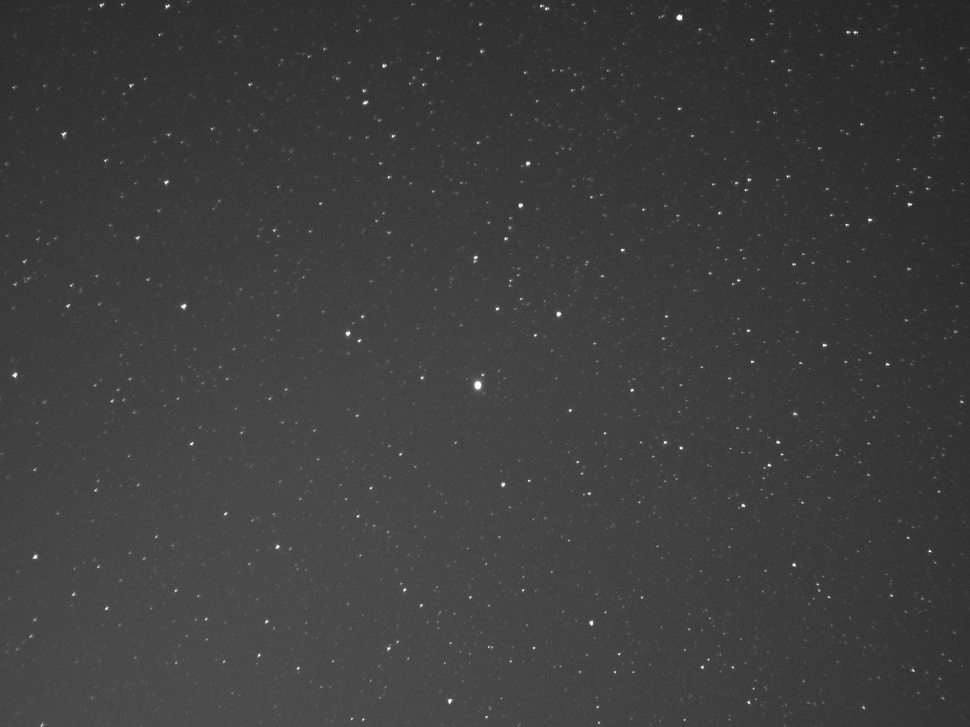
#> input picture granasat/server/startracker/test_images/polar_30sec.jpg, 970 x 727 px, shrunk from 1280 x 960 before the run
$ python test_contour.py
#> lines starting #> are read from the running program, lines starting #| are printed output that depends on the picture; after the words box and inside, x2 and y2 are one past the last pixel; in counts of white or black regions, pixels touching at a corner belong together; long printed decimals are rounded
#!/usr/bin/env python3
# Color: BGR
import argparse
import imutils
import cv2
import sys
import numpy as np
from scipy.signal import argrelextrema
import matplotlib.pyplot as plt
from scipy.stats import norm


# load the image, convert it to grayscale, blur it slightly,
# and threshold it
# image = cv2.imread("./test_images/polar_05sec.jpg")
image = cv2.imread("./test_images/polar_30sec.jpg")
#> image is the input picture: shape (727, 970, 3); min 33, max 255, mean 61.6
# image = cv2.imread("./test_images/sagitario_10sec_gain_max.jpg")
# image = cv2.imread("./test_images/test01.jpg")
# image = cv2.imread("./test_images/test_artificial.png")
gray = cv2.cvtColor(image, cv2.COLOR_BGR2GRAY)
# Noise reduction
blurred = cv2.GaussianBlur(gray, (3, 3), 0)

# Get histogram
hist = cv2.calcHist([blurred], [0], None, [256], [0, 256])
#> hist = 256 values, max 25227 at index 73, min 0 at index 0, mean 2754.6
mean, std=norm.fit(blurred)
#> mean = 61.65; std = 10.51
print(f"{mean=}, {std=}, {mean + 3.6*std=}")
#| mean=61.655, std=10.506, mean + 3.6*std=99.477
thresh_min_value = int(mean + 3.6*std)
#> thresh_min_value = 99
print("Threshold selected:", thresh_min_value)
#| Threshold selected: 99

thresh = cv2.threshold(blurred, thresh_min_value, 255, cv2.THRESH_BINARY)[1]
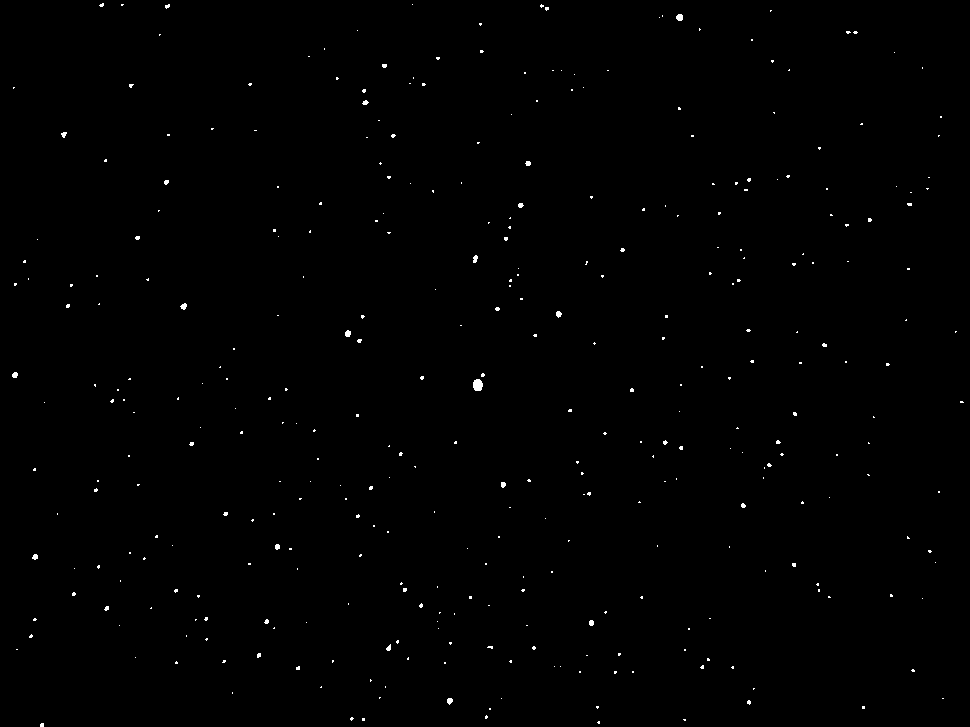
#> thresh: shape (727, 970); 0.37% white in thin lines or dots
cv2.imshow("Image", thresh)
cv2.waitKey(0)

# find contours in the thresholded image
cnts = cv2.findContours(thresh.copy(), cv2.RETR_EXTERNAL,
        cv2.CHAIN_APPROX_SIMPLE)
#> cnts = 355 contours, 347 with area under 20; largest, box (x1, y1, x2, y2) and area: (473, 379, 483, 391) 82, (676, 14, 683, 21) 31, (345, 330, 351, 337) 24, (180, 303, 187, 310) 23, (447, 698, 453, 705) 22, (556, 311, 562, 318) 22, (12, 372, 18, 378) 20, (473, 255, 478, 263) 20
cnts = imutils.grab_contours(cnts)
print("Possible contours:", len(cnts))
#| Possible contours: 355


i = 1
invalid = 0
img_stars = []
# loop over the contours
for c in cnts:
    M = cv2.moments(c)
    # print(c)

    # Area of contour
    area = M["m00"]
    # Discard stars with area lesser than 3
    if area < 3:
        invalid += 1
        continue
    # Centroid of contour
    cX = int(M["m10"] / M["m00"])
    cY = int(M["m01"] / M["m00"])

    # Perimeter
    perimeter = cv2.arcLength(c, True)
    print(f'{area=}')
    print(f'{perimeter=}')

    epsilon = 0.02 * area
    approx = cv2.approxPolyDP(c, epsilon, True)

    # Mean of ROI
    mean = cv2.mean(c)

    # draw the contour and center of the shape on the image
    cv2.drawContours(image, [approx], -1, (51, 255, 255), 1)
    # cv2.drawContours(image, [approx], -1, (51, 255, 255), 1)
    #cv2.circle(image, (cX, cY), 3, (255, 255, 255), -1)
    cv2.putText(image, str(i), (cX + 1, cY + 1),
                cv2.FONT_HERSHEY_SIMPLEX, 0.5, (255, 255, 255), 1)

    # k = cv2.waitKey(0)
    # if k == 113:
    #     sys.exit(0)
    i += 1

    # (x,y),radius = cv2.minEnclosingCircle(c)
    # center = (int(x),int(y))
    # radius = int(radius)
    # cv2.circle(image,center,radius,(0,255,0),1)
    # show the image
    cv2.imshow("Image", image)
#> this loop made 355 passes
#> (area, cX, cY, perimeter, epsilon, mean) on pass 13: (22.5, 449, 700, 17.9, 0.45, (449.4, 700.1, 0, 0))
#> (printed output is left out)
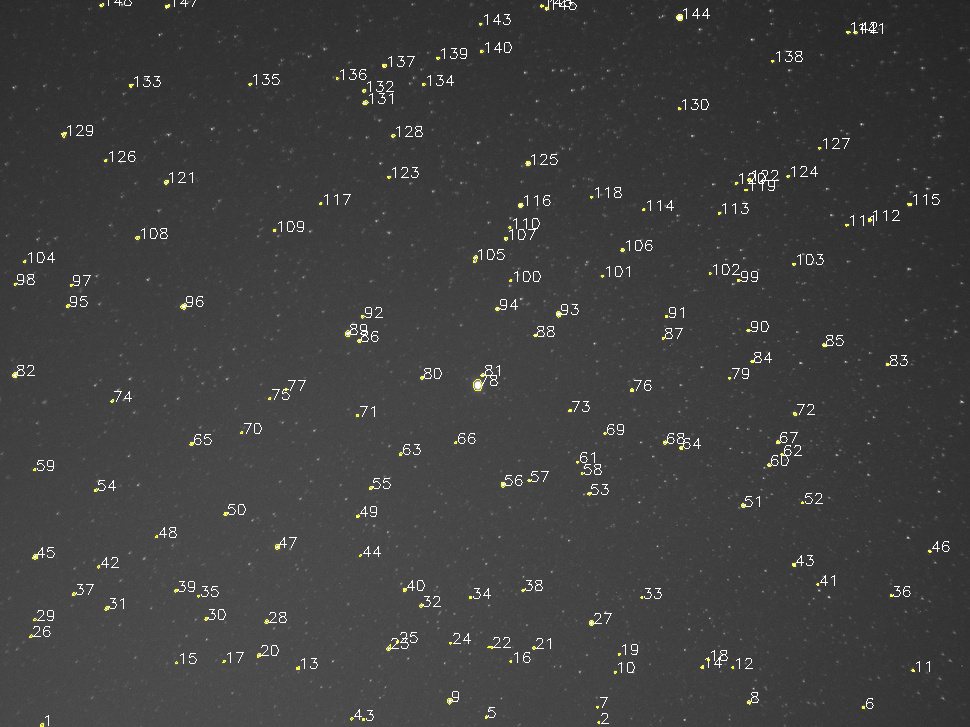
#> image: shape (727, 970, 3); 1.27% of pixels changed, all inside (x1, y1, x2, y2) = (12, 0, 950, 727)
#> after the loop, i = 149; invalid = 207

# show the plotting graph of an image
plt.plot(hist)
plt.show()
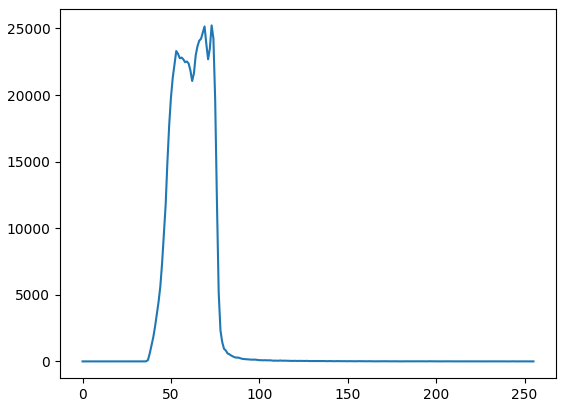
#> figure drawn by matplotlib, 1 panel; curve peaks at x = 73, y = 25227


print("Stars found:", len(cnts)-invalid)
#| Stars found: 148
while True:
    k = cv2.waitKey(0)
#> (key Esc is pressed here)
    if k == 113:
        sys.exit(0)
        # 113 -> q
        # 32  -> space

$ run again, with granasat/server/startracker/test_images/polar_05sec.jpg copied over granasat/server/startracker/test_images/polar_30sec.jpg
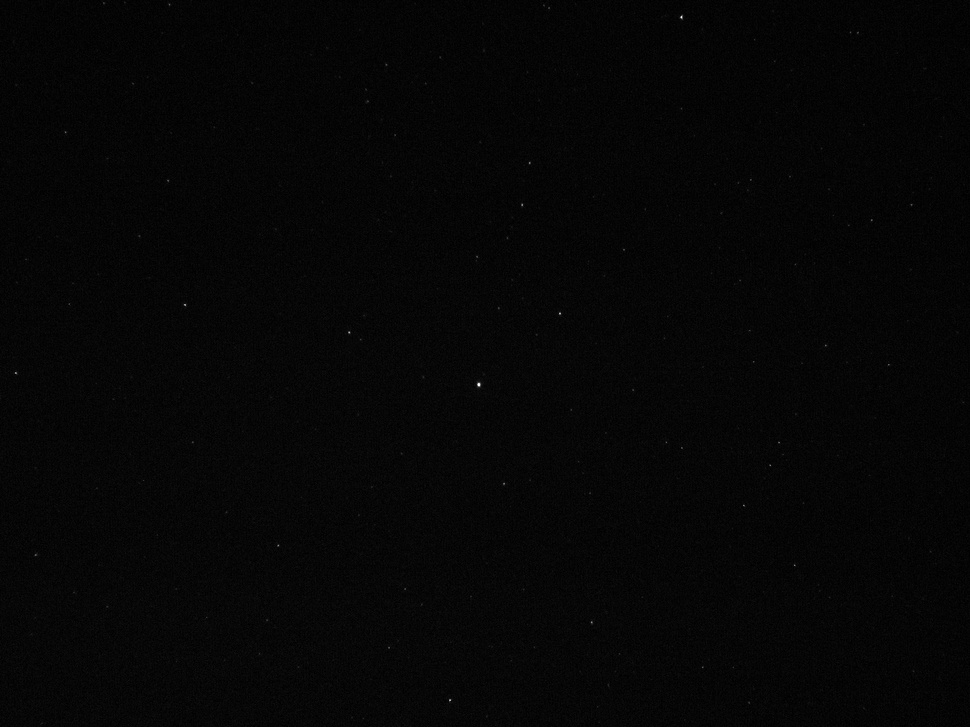
#> input picture granasat/server/startracker/test_images/polar_05sec.jpg, 970 x 727 px, shrunk from 1280 x 960 before the run
#> image is the input picture: shape (727, 970, 3); min 0, max 255, mean 5.9
#> hist = 256 values, max 192270 at index 6, min 0 at index 0, mean 2754.6
#> `mean, std=norm.fit(blurred)`: mean = 5.88; std = 1.8
#| mean=5.882, std=1.804, mean + 3.6*std=12.377
#> thresh_min_value = 12
#| Threshold selected: 12
#> thresh: shape (727, 970); 0.21% white in thin lines or dots
#> cnts = 246 contours, 244 with area under 20; largest, box (x1, y1, x2, y2) and area: (475, 379, 484, 390) 52, (679, 14, 684, 21) 20
#| Possible contours: 246
#> the loop `for c in cnts:` made 246 passes
#> (c, area) on passes 2, 3, 4, 5, 6, 7, 11, 12: ([[599, 721], [598, 722], [599, 722]], 0.5), ([[363, 717], [362, 718], [363, 719], [364, 718]], 2), ([[351, 716], [351, 718], [352, 718], [352, 716]], 2), ([[486, 715], [486, 717], [487, 717], [487, 715]], 2), ([[863, 707], [863, 708], [864, 709], [864, 707]], 1.5), ([[597, 706], [597, 707], [598, 707], [598, 706]], 1), ([[370, 679]], 0), ([[614, 671], [615, 671]], 0)
#> (printed output is left out)
#> after the loop `for c in cnts:`:
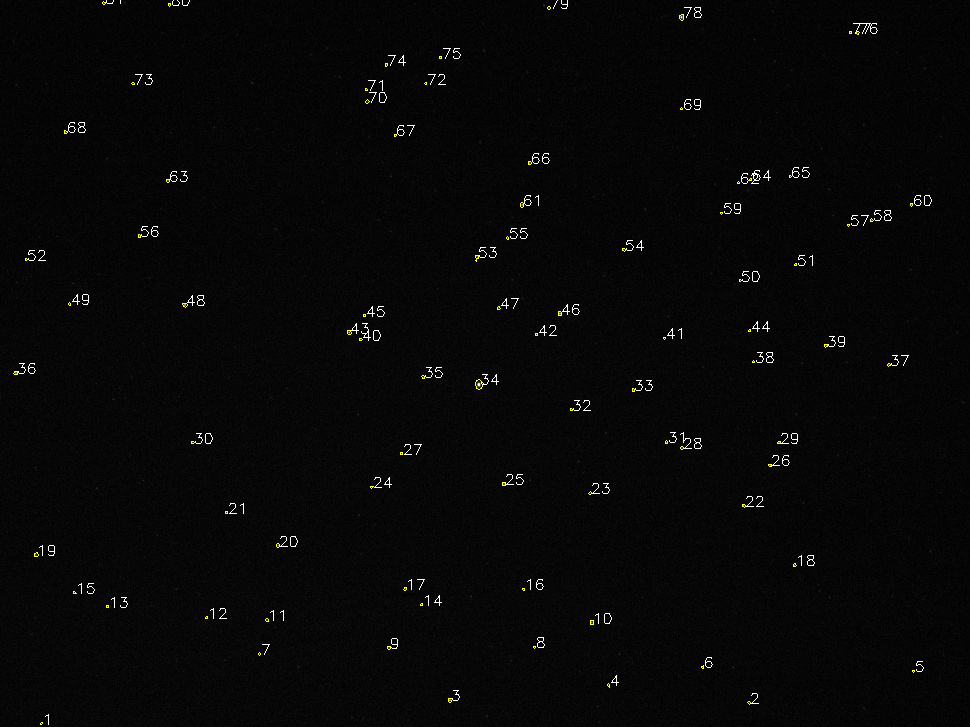
#> image: shape (727, 970, 3); 0.61% of pixels changed, all inside (x1, y1, x2, y2) = (13, 0, 932, 725)
#> after the loop `for c in cnts:`: i = 82; invalid = 165
#> `plt.show()`:
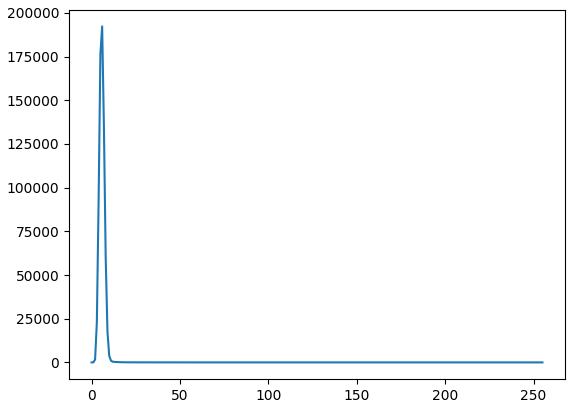
#> figure drawn by matplotlib, 1 panel; curve peaks at x = 6, y = 192270
#| Stars found: 81
